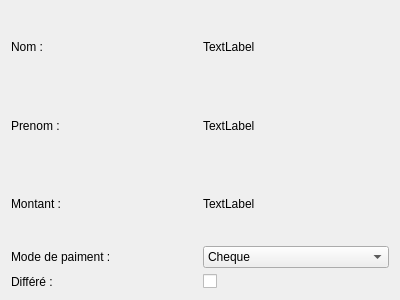
<?xml version="1.0" encoding="UTF-8"?>
<ui version="4.0">
 <class>WizardPageInfoPerso</class>
 <widget class="QWizardPage" name="WizardPageInfoPerso">
  <property name="geometry">
   <rect>
    <x>0</x>
    <y>0</y>
    <width>400</width>
    <height>300</height>
   </rect>
  </property>
  <property name="windowTitle">
   <string>WizardPage</string>
  </property>
  <layout class="QVBoxLayout" name="verticalLayout">
   <item>
    <layout class="QHBoxLayout" name="horizontalLayout">
     <item>
      <widget class="QLabel" name="label_2">
       <property name="text">
        <string>Nom :</string>
       </property>
      </widget>
     </item>
     <item>
      <widget class="QLabel" name="nom">
       <property name="text">
        <string>TextLabel</string>
       </property>
      </widget>
     </item>
    </layout>
   </item>
   <item>
    <layout class="QHBoxLayout" name="horizontalLayout_2">
     <item>
      <widget class="QLabel" name="label_4">
       <property name="text">
        <string>Prenom :</string>
       </property>
      </widget>
     </item>
     <item>
      <widget class="QLabel" name="prenom">
       <property name="text">
        <string>TextLabel</string>
       </property>
      </widget>
     </item>
    </layout>
   </item>
   <item>
    <layout class="QHBoxLayout" name="horizontalLayout_3">
     <item>
      <widget class="QLabel" name="label_6">
       <property name="text">
        <string>Montant :</string>
       </property>
      </widget>
     </item>
     <item>
      <widget class="QLabel" name="paiment">
       <property name="text">
        <string>TextLabel</string>
       </property>
      </widget>
     </item>
    </layout>
   </item>
   <item>
    <layout class="QHBoxLayout" name="horizontalLayout_4">
     <item>
      <widget class="QLabel" name="label_7">
       <property name="text">
        <string>Mode de paiment :</string>
       </property>
      </widget>
     </item>
     <item>
      <widget class="QComboBox" name="comboBox">
       <item>
        <property name="text">
         <string>Cheque</string>
        </property>
       </item>
       <item>
        <property name="text">
         <string>Liquide</string>
        </property>
       </item>
       <item>
        <property name="text">
         <string>CB</string>
        </property>
       </item>
      </widget>
     </item>
    </layout>
   </item>
   <item>
    <layout class="QHBoxLayout" name="horizontalLayout_5">
     <item>
      <widget class="QLabel" name="label_8">
       <property name="text">
        <string>Différé :</string>
       </property>
      </widget>
     </item>
     <item>
      <widget class="QCheckBox" name="checkBox">
       <property name="text">
        <string/>
       </property>
      </widget>
     </item>
    </layout>
   </item>
  </layout>
 </widget>
 <resources/>
 <connections/>
</ui>
